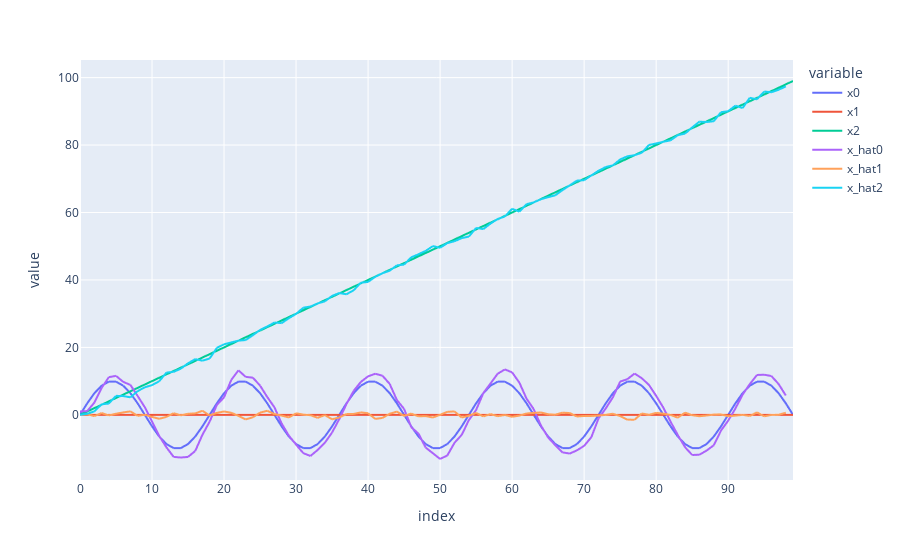

The code cell stored with this chart in its notebook:
### Code cell
ex.line(pd.concat((to_df(target, 'x'), to_df(pos, 'x_hat'))))

### Figure 1 — Plotly figure (JSON) as saved in the notebook; plotly's stock layout.template omitted (floating-point values rounded to 4 significant figures; data arrays with more than 128 entries replaced by an {"elided": "..."} marker saying what was removed)
{"data": [{"hovertemplate": "variable=x0<br>index=%{x}<br>value=%{y}<extra></extra>", "legendgroup": "x0", "line": {"color": "#636efa", "dash": "solid"}, "marker": {"symbol": "circle"}, "mode": "lines", "name": "x0", "showlegend": true, "type": "scattergl", "x": {"elided": "199 int values"}, "xaxis": "x", "y": {"elided": "199 float values"}, "yaxis": "y"}, {"hovertemplate": "variable=x1<br>index=%{x}<br>value=%{y}<extra></extra>", "legendgroup": "x1", "line": {"color": "#EF553B", "dash": "solid"}, "marker": {"symbol": "circle"}, "mode": "lines", "name": "x1", "showlegend": true, "type": "scattergl", "x": {"elided": "199 int values"}, "xaxis": "x", "y": {"elided": "199 int values"}, "yaxis": "y"}, {"hovertemplate": "variable=x2<br>index=%{x}<br>value=%{y}<extra></extra>", "legendgroup": "x2", "line": {"color": "#00cc96", "dash": "solid"}, "marker": {"symbol": "circle"}, "mode": "lines", "name": "x2", "showlegend": true, "type": "scattergl", "x": {"elided": "199 int values"}, "xaxis": "x", "y": {"elided": "199 int values"}, "yaxis": "y"}, {"hovertemplate": "variable=x_hat0<br>index=%{x}<br>value=%{y}<extra></extra>", "legendgroup": "x_hat0", "line": {"color": "#ab63fa", "dash": "solid"}, "marker": {"symbol": "circle"}, "mode": "lines", "name": "x_hat0", "showlegend": true, "type": "scattergl", "x": {"elided": "199 int values"}, "xaxis": "x", "y": {"elided": "199 float values"}, "yaxis": "y"}, {"hovertemplate": "variable=x_hat1<br>index=%{x}<br>value=%{y}<extra></extra>", "legendgroup": "x_hat1", "line": {"color": "#FFA15A", "dash": "solid"}, "marker": {"symbol": "circle"}, "mode": "lines", "name": "x_hat1", "showlegend": true, "type": "scattergl", "x": {"elided": "199 int values"}, "xaxis": "x", "y": {"elided": "199 float values"}, "yaxis": "y"}, {"hovertemplate": "variable=x_hat2<br>index=%{x}<br>value=%{y}<extra></extra>", "legendgroup": "x_hat2", "line": {"color": "#19d3f3", "dash": "solid"}, "marker": {"symbol": "circle"}, "mode": "lines", "name": "x_hat2", "showlegend": true, "type": "scattergl", "x": {"elided": "199 int values"}, "xaxis": "x", "y": {"elided": "199 float values"}, "yaxis": "y"}], "layout": {"autosize": true, "legend": {"title": {"text": "variable"}, "tracegroupgap": 0}, "margin": {"t": 60}, "xaxis": {"anchor": "y", "autorange": true, "domain": [0, 1], "range": [0, 99], "title": {"text": "index"}, "type": "linear"}, "yaxis": {"anchor": "x", "autorange": true, "domain": [0, 1], "range": [-19.32, 105.2], "title": {"text": "value"}, "type": "linear"}}}
